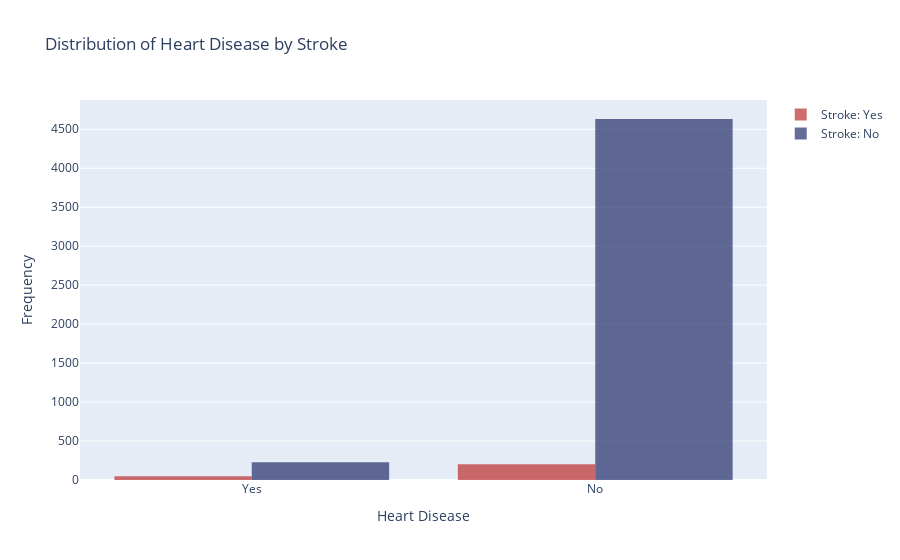

Source (notebook cell):
### Markdown cell above
**Stroke rate among patients with or without heart diseases**

### Code cell
df2['heart_disease'] = df2['heart_disease'].replace({1: 'Yes', 0: 'No'})
heart_disease_yes = df2[df2["stroke"] == "Yes"]["heart_disease"]
heart_disease_no = df2[df2["stroke"] == "No"]["heart_disease"]

hist_data_heart_disease = [heart_disease_yes, heart_disease_no]
group_labels_heart_disease = ["Stroke: Yes", "Stroke: No"]
colors_heart_disease = [ '#BC3030' , '#252E6C']

fig_heart_disease = go.Figure()
for i in range(2):
    fig_heart_disease.add_trace(go.Histogram(x=hist_data_heart_disease[i], nbinsx=10, opacity=0.7, name=group_labels_heart_disease[i], marker_color=colors_heart_disease[i]))

fig_heart_disease.update_layout(title="Distribution of Heart Disease by Stroke",
                                xaxis_title="Heart Disease", yaxis_title="Frequency")
fig_heart_disease.show()

### Figure 1 — Plotly figure (JSON) as saved in the notebook; plotly's stock layout.template omitted (floating-point values rounded to 4 significant figures; data arrays with more than 128 entries replaced by an {"elided": "..."} marker saying what was removed)
{"data": [{"marker": {"color": "#BC3030"}, "name": "Stroke: Yes", "nbinsx": 10, "opacity": 0.7, "type": "histogram", "x": {"elided": "249 str values"}}, {"marker": {"color": "#252E6C"}, "name": "Stroke: No", "nbinsx": 10, "opacity": 0.7, "type": "histogram", "x": {"elided": "4861 str values"}}], "layout": {"title": {"text": "Distribution of Heart Disease by Stroke"}, "xaxis": {"title": {"text": "Heart Disease"}}, "yaxis": {"title": {"text": "Frequency"}}}}
